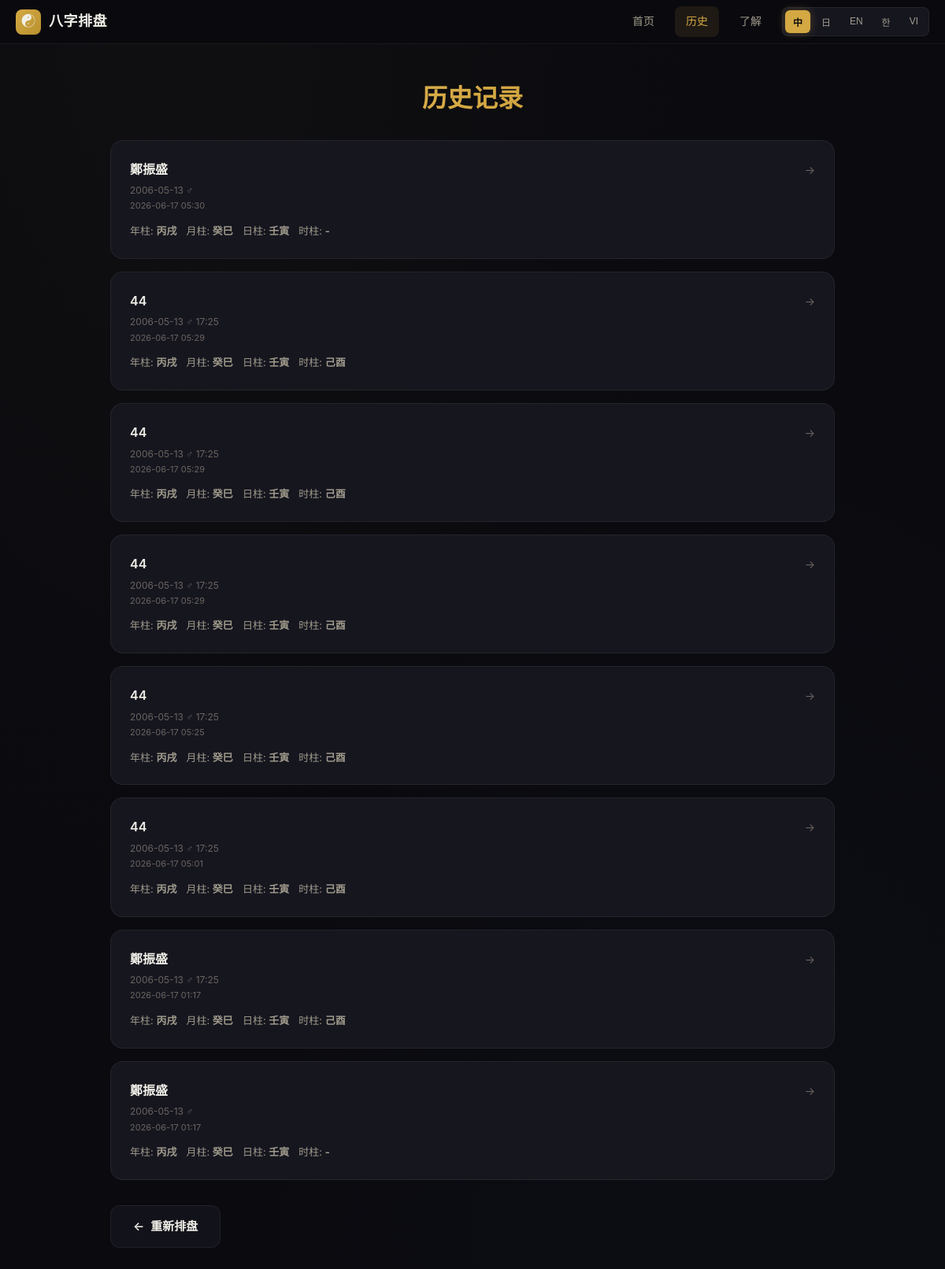
Page /history (signed in) on the committed database.
### models/chart.py (models this page shows)
class Chart(db.Model):
    id = db.Column(db.Integer, primary_key=True)
    user_id = db.Column(db.Integer, db.ForeignKey("user.id"), nullable=False)
    created_at = db.Column(db.DateTime, default=datetime.utcnow)
    name = db.Column(db.String(100))
    birth_country = db.Column(db.String(10))
    birth_date = db.Column(db.String(20))
    birth_time = db.Column(db.String(20))
    gender = db.Column(db.String(10))
    result_json = db.Column(db.Text)
    def get_result(self):
        return json.loads(self.result_json)

### app.py (the view)
@app.route("/history")
@login_required
def history():
    try:
        records = Chart.query.filter_by(
            user_id=session["user_id"]
        ).order_by(Chart.created_at.desc()).all()
        return render_template("history.html", history=records)
    except Exception as e:
        logger.error(f"History query error: {type(e).__name__}")
        return render_template("history.html", history=[])

### app.py (called while the page is built)
@app.before_request
def security_checks():
    if not check_rate_limit():
        return safe_error_response("请求过于频繁，请稍后再试", 429)
    blocked_paths = [
        '/wp-admin', '/phpmyadmin', '/.env', '/config', '/backup',
        '/.git', '/.svn', '/.htaccess', '/wp-login', '/xmlrpc.php',
        '/wp-content', '/wp-includes', '/administrator', '/admin',
        '/cgi-bin', '/scripts', '/phpinfo', '/server-status'
    ]
    path_lower = request.path.lower()
    for path in blocked_paths:
        if path_lower.startswith(path):
            abort(404)
    if '..' in request.path or '%2e%2e' in request.path.lower():
        abort(404)
    if '\x00' in request.path or '%00' in request.path:
        abort(404)

def login_required(f):
    @wraps(f)
    def wrapper(*args, **kwargs):
        if "user_id" not in session:
            return redirect("/login")
        return f(*args, **kwargs)
    return wrapper

### core/security.py (called while the page is built)
def check_rate_limit():
    global _last_cleanup
    ip = request.remote_addr
    now = time.time()
    if now - _last_cleanup > CLEANUP_INTERVAL:
        expired_ips = [k for k, v in _request_counts.items() if not v or now - v[-1] > RATE_WINDOW]
        for ip_key in expired_ips:
            del _request_counts[ip_key]
        _last_cleanup = now
    if ip not in _request_counts:
        _request_counts[ip] = []
    _request_counts[ip] = [t for t in _request_counts[ip] if now - t < RATE_WINDOW]
    if len(_request_counts[ip]) >= RATE_LIMIT:
        return False
    _request_counts[ip].append(now)
    return True

### templates/history.html
{% extends "base.html" %}
{% block content %}
<div class="container">
  <div class="page-header animate-fade">
    <h1 class="page-title" data-i18n="history_title">历史记录</h1>
  </div>
  {% if history %}
    {% for h in history %}
      {% set res = h.get_result() %}
      <div class="card animate-slide" style="cursor: pointer;" onclick="location.href='/?load={{ h.id }}'">
        <div style="display: flex; justify-content: space-between; align-items: flex-start;">
          <div>
            <div style="font-size: 16px; font-weight: 600; margin-bottom: 4px;">
              {% if h.name %}
                {{ h.name }}
              {% else %}
                <span data-i18n="unnamed">未命名</span>
              {% endif %}
            </div>
            <div style="font-size: 12px; color: var(--text-muted); margin-bottom: 2px;">
              {{ h.birth_date }}
              {% if h.gender == 'male' %} ♂ {% else %} ♀ {% endif %}
              {% if h.birth_time %} {{ h.birth_time }} {% endif %}
            </div>
            <div style="font-size: 11px; color: var(--text-muted);">{{ h.created_at.strftime('%Y-%m-%d %H:%M') }}</div>
          </div>
          <div style="text-align: right;">
            <span style="color: var(--text-muted); font-size: 14px;">→</span>
          </div>
        </div>
        <div style="display: flex; gap: 12px; margin-top: 12px; flex-wrap: wrap;">
          <div style="font-size: 13px; color: var(--text-secondary);">
            <span data-i18n="year_pillar">年柱</span>: <strong>{{ res.bazi.year }}</strong>
          </div>
          <div style="font-size: 13px; color: var(--text-secondary);">
            <span data-i18n="month_pillar">月柱</span>: <strong>{{ res.bazi.month }}</strong>
          </div>
          <div style="font-size: 13px; color: var(--text-secondary);">
            <span data-i18n="day_pillar">日柱</span>: <strong>{{ res.bazi.day }}</strong>
          </div>
          <div style="font-size: 13px; color: var(--text-secondary);">
            <span data-i18n="hour_pillar">时柱</span>: <strong>{{ res.bazi.hour }}</strong>
          </div>
        </div>
      </div>
    {% endfor %}
  {% else %}
    <div class="card animate-slide" style="text-align: center; padding: 40px 20px;">
      <div style="font-size: 32px; margin-bottom: 12px;">📭</div>
      <p style="color: var(--text-muted); font-size: 14px;" data-i18n="no_history">暂无历史记录</p>
    </div>
  {% endif %}
  <a href="/" class="btn btn-secondary" style="display: inline-flex; margin-top: 16px;">
    ← <span data-i18n="back">返回</span>
  </a>
</div>
{% endblock %}

### templates/base.html (shortened to what this page needs)
<!DOCTYPE html>
<html lang="zh">
<head>
  <link rel="stylesheet" href="{{ url_for('static', filename='style.css') }}?v=3.0">
</head>
<body>
<nav class="top-nav">
  <a href="/" class="nav-brand">
    <div class="nav-brand-icon">☯</div>
    <span class="nav-brand-text" data-i18n="app_title_short">八字排盘</span>
  </a>
  <div class="nav-actions">
    <a href="/" class="nav-link {% if request.path == '/' %}active{% endif %}" data-i18n="nav_home">首页</a>
    <a href="/history" class="nav-link {% if request.path == '/history' %}active{% endif %}" data-i18n="nav_history">历史</a>
    <a href="/explain" class="nav-link {% if request.path == '/explain' %}active{% endif %}" data-i18n="nav_learn">了解</a>
    <div class="lang-switch">
      <button class="lang-btn" data-lang="zh" onclick="loadLang('zh')">中</button>
      <button class="lang-btn" data-lang="ja" onclick="loadLang('ja')">日</button>
      <button class="lang-btn" data-lang="en" onclick="loadLang('en')">EN</button>
      <button class="lang-btn" data-lang="ko" onclick="loadLang('ko')">한</button>
      <button class="lang-btn" data-lang="vi" onclick="loadLang('vi')">VI</button>
    </div>
  </div>
</nav>
{% block content %}{% endblock %}
</body>
</html>

### static/style.css (style rules this page uses)
* { box-sizing: border-box; margin: 0; padding: 0; }
:root { --wx-wood: #8fd19e; --wx-fire: #ff826e; --wx-earth: #e0c36b; --wx-metal: #a7c7ff; --wx-water: #7ec8e3; --bg: #0a0a0f; --bg-secondary: #12121a; --card: #16161f; --card-hover: #1c1c28; --border: rgba(255,255,255,0.06); --border-focus: rgba(201,162,63,0.4); --text: #f0efe8; --text-secondary: #a09b8c; --text-muted: #6b6560; --gold: #d4a843; --gold-light: #e8c06a; --gold-dark: #b8912e; --accent: #e0c36b; --success: #4ade80; --warning: #fbbf24; --danger: #f87171; --radius-sm: 8px; --radius-md: 12px; --radius-lg: 16px; --radius-xl: 24px; --shadow-sm: 0 2px 8px rgba(0,0,0,0.2); --shadow-md: 0 4px 16px rgba(0,0,0,0.3); --shadow-lg: 0 8px 32px rgba(0,0,0,0.4); --shadow-gold: 0 4px 20px rgba(212,168,67,0.15); }
html { font-size: 16px; -webkit-text-size-adjust: 100%; }
body { background: var(--bg); color: var(--text); font-family: -apple-system, BlinkMacSystemFont, "SF Pro Display", "Segoe UI", "Helvetica Neue", "Noto Sans SC", sans-serif; line-height: 1.6; min-height: 100vh; -webkit-font-smoothing: antialiased; background-image: radial-gradient(ellipse at 20% 0%, rgba(212,168,67,0.03) 0%, transparent 50%), radial-gradient(ellipse at 80% 100%, rgba(126,200,227,0.02) 0%, transparent 50%); }
.container { max-width: 960px; margin: 0 auto; padding: 24px 20px; min-height: 100vh; padding-bottom: 100px; }
.top-nav { position: fixed; top: 0; left: 0; right: 0; height: 56px; background: rgba(10, 10, 15, 0.85); backdrop-filter: blur(20px); -webkit-backdrop-filter: blur(20px); border-bottom: 1px solid var(--border); z-index: 100; display: flex; align-items: center; justify-content: space-between; padding: 0 20px; }
.nav-brand { display: flex; align-items: center; gap: 10px; text-decoration: none; color: var(--text); }
.nav-brand-icon { width: 32px; height: 32px; background: linear-gradient(135deg, var(--gold), var(--gold-dark)); border-radius: var(--radius-sm); display: flex; align-items: center; justify-content: center; font-size: 18px; }
.nav-brand-text { font-size: 18px; font-weight: 600; letter-spacing: 0.5px; }
.nav-actions { display: flex; align-items: center; gap: 12px; }
.lang-switch { display: flex; gap: 4px; background: var(--card); padding: 3px; border-radius: var(--radius-sm); border: 1px solid var(--border); }
.lang-btn { padding: 6px 10px; border: none; border-radius: 6px; background: transparent; color: var(--text-secondary); font-size: 12px; font-weight: 500; cursor: pointer; transition: all 0.2s ease; }
.lang-btn.active { background: var(--gold); color: #000; }
.nav-link { padding: 8px 14px; border-radius: var(--radius-sm); text-decoration: none; color: var(--text-secondary); font-size: 14px; font-weight: 500; transition: all 0.2s ease; }
.nav-link:hover, .nav-link.active { color: var(--gold); background: rgba(212,168,67,0.1); }
.page-header { padding-top: 80px; text-align: center; margin-bottom: 32px; }
.page-title { font-size: 32px; font-weight: 700; background: linear-gradient(135deg, var(--gold-light), var(--gold), var(--gold-dark)); -webkit-background-clip: text; -webkit-text-fill-color: transparent; background-clip: text; margin-bottom: 12px; }
h1, h2, h3 { color: var(--text); line-height: 1.3; }
h1 { font-size: 24px; font-weight: 700; }
.card { background: var(--card); border: 1px solid var(--border); border-radius: var(--radius-lg); padding: 24px; margin-bottom: 16px; transition: all 0.3s ease; }
.btn { display: inline-flex; align-items: center; justify-content: center; gap: 8px; padding: 14px 28px; border: none; border-radius: var(--radius-md); font-size: 15px; font-weight: 600; cursor: pointer; transition: all 0.2s ease; text-decoration: none; }
.btn-secondary { background: var(--bg-secondary); border: 1px solid var(--border); color: var(--text); }
.animate-fade { animation: fadeIn 0.4s ease-out; }
.animate-slide { animation: slideUp 0.5s ease-out; }
.lang-btn.active { background: var(--gold) !important; color: var(--bg) !important; font-weight: 700; box-shadow: 0 0 12px rgba(212,168,67,0.3); }

### rows in the picture
Chart: name "鄭振盛", birth_date "2006-05-13", created_at "2026-06-17 05:30", bazi.year "丙戌", bazi.month "癸巳", bazi.day "壬寅", bazi.hour "-"
Chart: name "44", birth_date "2006-05-13", birth_time "17:25", created_at "2026-06-17 05:29", bazi.year "丙戌", bazi.month "癸巳", bazi.day "壬寅", bazi.hour "己酉"
Chart: name "44", birth_date "2006-05-13", birth_time "17:25", created_at "2026-06-17 05:29", bazi.year "丙戌", bazi.month "癸巳", bazi.day "壬寅", bazi.hour "己酉"
Chart: name "44", birth_date "2006-05-13", birth_time "17:25", created_at "2026-06-17 05:29", bazi.year "丙戌", bazi.month "癸巳", bazi.day "壬寅", bazi.hour "己酉"
Chart: name "44", birth_date "2006-05-13", birth_time "17:25", created_at "2026-06-17 05:25", bazi.year "丙戌", bazi.month "癸巳", bazi.day "壬寅", bazi.hour "己酉"
Chart: name "44", birth_date "2006-05-13", birth_time "17:25", created_at "2026-06-17 05:01", bazi.year "丙戌", bazi.month "癸巳", bazi.day "壬寅", bazi.hour "己酉"
Chart: name "鄭振盛", birth_date "2006-05-13", birth_time "17:25", created_at "2026-06-17 01:17", bazi.year "丙戌", bazi.month "癸巳", bazi.day "壬寅", bazi.hour "己酉"
Chart: name "鄭振盛", birth_date "2006-05-13", created_at "2026-06-17 01:17", bazi.year "丙戌", bazi.month "癸巳", bazi.day "壬寅", bazi.hour "-"
